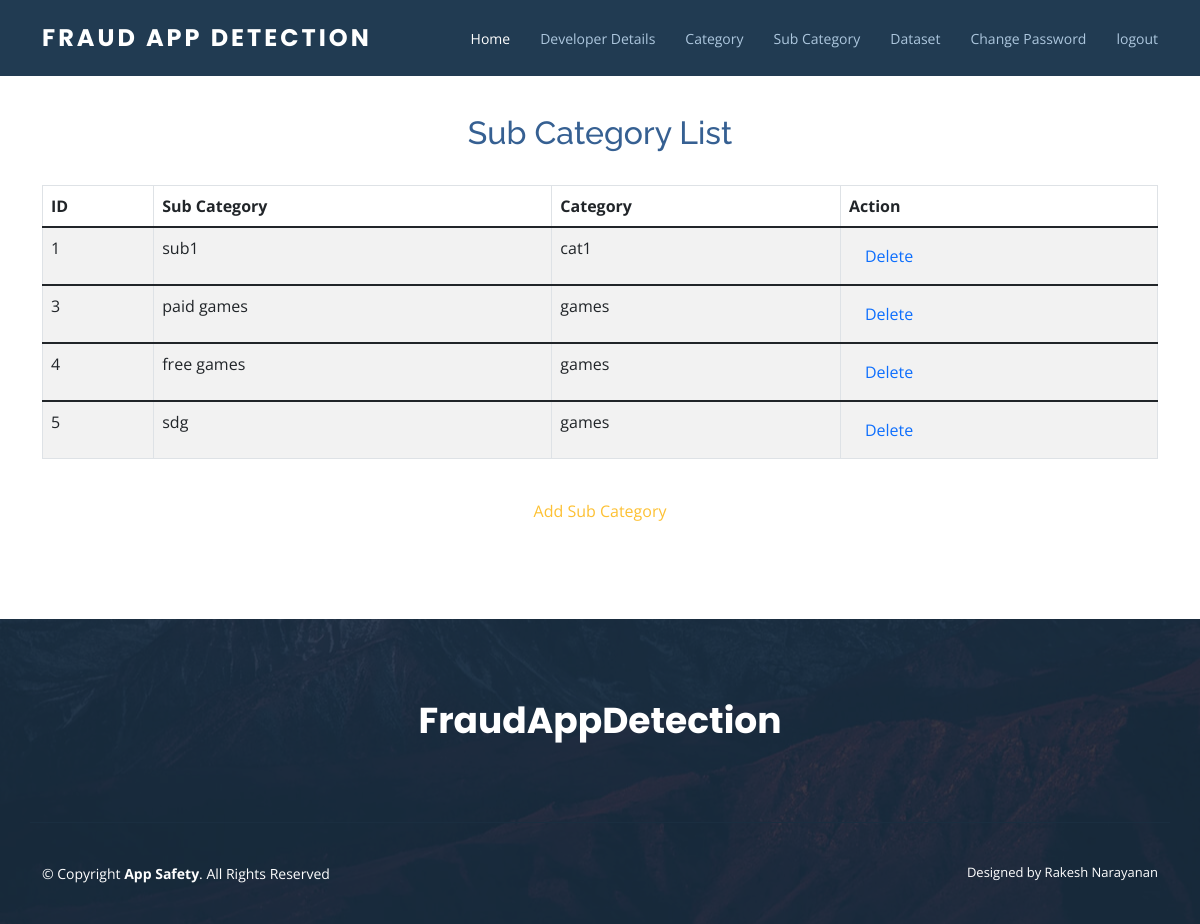
/admin_subcategory_master_view, run on the app's committed database.
### myapp/models.py (models this page shows, shortened)
class sub_category_master(models.Model):
    sub_category_name = models.CharField(max_length=350)
    category_master_id = models.IntegerField()

class category_master(models.Model):
    category_name = models.CharField(max_length=350)

### myapp/views.py (the view)
# urls.py: path('admin_subcategory_master_view', views.admin_subcategory_master_view, name='admin_subcategory_master_view'),
def admin_subcategory_master_view(request):
    cm_l = category_master.objects.all()
    cmd = {}
    for cm in cm_l:
        cmd[cm.id] = cm.category_name
    st_l = sub_category_master.objects.all()
    context = {'subcategory_list': st_l, 'category_list': cmd}
    return render(request, 'myapp/admin_subcategory_master_view.html', context)

### myapp/templates/myapp/admin_subcategory_master_view.html (shortened to what this page needs)
{% extends 'myapp/admin_base.html' %}
{% load static %}
{% block body %}
<center>
    <h2><font color="#366092"><br>Sub Category List</font></h2>
<div class="container">
    <form name="frm"  role="form" action="" method="post">
         <br><table class="table table-striped table-bordered">
        <thead>
             <tr>
            <th>ID</th>
            <th>Sub Category</th>
            <th>Category</th>
            <th>Action</th>
        </tr>
             </thead>
        {% for s in subcategory_list %}
             <tbody>
        <tr class="info ">
            <td>{{ s.id }}</td>
           <td>{{ s.sub_category_name }}</td>
            {% for k,value in category_list.items %}
				{% if k == s.category_master_id %}
					<td>{{ value }}</td>
				{% endif %}
			{% endfor %}
            <td><a class="nav-link" href="../admin_subcategory_master_delete?id={{s.id}}">Delete</a></td>
        </tr>
        </tbody>
        {% endfor %}
        </table>
        <br/>
        <a href="{% url 'admin_subcategory_master_add' %}">Add Sub Category</a></h1>
    </form>
</div>
</center>
{% endblock %}

### myapp/static/myapp/assets/css/style.css (style rules this page uses)
body { font-family: "Open Sans", sans-serif; color: #444444; }
a { color: #fdc134; text-decoration: none; }
h1, h2, h3, h4, h5, h6 { font-family: "Raleway", sans-serif; }

### data on the page
sub_category_master: id "1", sub_category_name "sub1"
category_master: category_list "cat1"
sub_category_master: id "3", sub_category_name "paid games"
category_master: category_list "games" "games" "games"
sub_category_master: id "4", sub_category_name "free games"
sub_category_master: id "5", sub_category_name "sdg"
